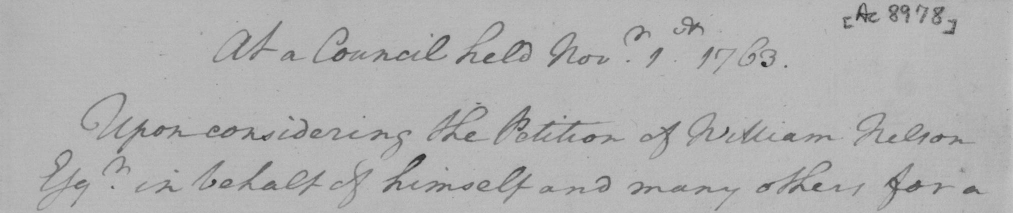
#> input picture image/H01.bmp, 2025 x 426 px (shown at 1/2 size)
$ python test_advanced_binarization.py -i ../image/H01.bmp
#> lines starting #> are read from the running program, lines starting #| are printed output that depends on the picture; after the words box and inside, x2 and y2 are one past the last pixel; in counts of white or black regions, pixels touching at a corner belong together
"""
ADVANCED Document Image Binarization - Phương pháp tốt nhất từ nghiên cứu
Sử dụng Sauvola, Niblack và các thuật toán chuyên dụng cho tài liệu cổ
"""

import cv2
import numpy as np
import os
import sys
from skimage import filters, exposure, restoration
from skimage.filters import threshold_sauvola, threshold_niblack, threshold_local
from skimage.morphology import disk, square, dilation, erosion, opening, closing
from skimage.util import img_as_ubyte, img_as_float
from scipy import ndimage

# Add Backend to path
sys.path.insert(0, os.path.dirname(os.path.abspath(__file__)))


def test_advanced_binarization(image_path, output_dir="test_output"):
    """
    Test các phương pháp binarization chuyên dụng cho tài liệu cổ/chữ viết tay
    """
#> called with image_path = '../image/H01.bmp', output_dir = 'test_output'
    os.makedirs(output_dir, exist_ok=True)

    print(f"\n{'='*70}")
    print(f"ADVANCED DOCUMENT BINARIZATION TEST")
    print(f"Image: {image_path}")
    print(f"{'='*70}")

    # Đọc ảnh
    image = cv2.imread(image_path)
#> image is the input picture: shape (426, 2025, 3); min 30, max 200, mean 177.3
    if image is None:
        print(f"ERROR: Cannot read image {image_path}")
        return

    print(f"Image shape: {image.shape}")
#| Image shape: (426, 2025, 3)

    # Chuyển grayscale
    if len(image.shape) == 3:
        gray = cv2.cvtColor(image, cv2.COLOR_BGR2GRAY)
    else:
        gray = image.copy()

    cv2.imwrite(f"{output_dir}/00_original.png", gray)
    print(f"✓ Saved: 00_original.png")

    results = {}

    # ========== TEST CÁC PHƯƠNG PHÁP TIÊN TIẾN ==========

    print("\n" + "="*50)
    print("PHƯƠNG PHÁP 1: Sauvola (Tốt nhất cho tài liệu)")
    print("="*50)
    result1 = method_sauvola_advanced(gray.copy())
    cv2.imwrite(f"{output_dir}/01_sauvola.png", result1)
    results['Sauvola'] = result1
    print(f"✓ Saved: 01_sauvola.png")

    print("\n" + "="*50)
    print("PHƯƠNG PHÁP 2: Niblack (Tốt cho chữ viết tay)")
    print("="*50)
    result2 = method_niblack_advanced(gray.copy())
    cv2.imwrite(f"{output_dir}/02_niblack.png", result2)
    results['Niblack'] = result2
    print(f"✓ Saved: 02_niblack.png")

    print("\n" + "="*50)
    print("PHƯƠNG PHÁP 3: Local Mean (Đơn giản, hiệu quả)")
    print("="*50)
    result3 = method_local_mean(gray.copy())
    cv2.imwrite(f"{output_dir}/03_local_mean.png", result3)
    results['LocalMean'] = result3
    print(f"✓ Saved: 03_local_mean.png")

    print("\n" + "="*50)
    print("PHƯƠNG PHÁP 4: Wolf (Biến thể của Sauvola)")
    print("="*50)
    result4 = method_wolf(gray.copy())
    cv2.imwrite(f"{output_dir}/04_wolf.png", result4)
    results['Wolf'] = result4
    print(f"✓ Saved: 04_wolf.png")

    print("\n" + "="*50)
    print("PHƯƠNG PHÁP 5: Contrast Stretch + Sauvola")
    print("="*50)
    result5 = method_contrast_sauvola(gray.copy())
    cv2.imwrite(f"{output_dir}/05_contrast_sauvola.png", result5)
    results['ContrastSauvola'] = result5
    print(f"✓ Saved: 05_contrast_sauvola.png")

    print("\n" + "="*50)
    print("PHƯƠNG PHÁP 6: CLAHE + Niblack")
    print("="*50)
    result6 = method_clahe_niblack(gray.copy())
    cv2.imwrite(f"{output_dir}/06_clahe_niblack.png", result6)
    results['CLAHENiblack'] = result6
    print(f"✓ Saved: 06_clahe_niblack.png")

    print("\n" + "="*50)
    print("PHƯƠNG PHÁP 7: Background Estimation + Binarization")
    print("="*50)
    result7 = method_background_estimation(gray.copy())
    cv2.imwrite(f"{output_dir}/07_background_est.png", result7)
    results['BackgroundEst'] = result7
    print(f"✓ Saved: 07_background_est.png")

    print("\n" + "="*50)
    print("PHƯƠNG PHÁP 8: Multi-scale Sauvola (DIBCO style)")
    print("="*50)
    result8 = method_multiscale_sauvola(gray.copy())
    cv2.imwrite(f"{output_dir}/08_multiscale_sauvola.png", result8)
    results['MultiSauvola'] = result8
    print(f"✓ Saved: 08_multiscale_sauvola.png")

    print("\n" + "="*50)
    print("PHƯƠNG PHÁP 9: Gaussian + Local Otsu")
    print("="*50)
    result9 = method_gaussian_local_otsu(gray.copy())
    cv2.imwrite(f"{output_dir}/09_gaussian_local_otsu.png", result9)
    results['GaussianOtsu'] = result9
    print(f"✓ Saved: 09_gaussian_local_otsu.png")

    print("\n" + "="*50)
    print("PHƯƠNG PHÁP 10: BEST - Combination (Tối ưu nhất)")
    print("="*50)
    result10 = method_best_combination(gray.copy())
    cv2.imwrite(f"{output_dir}/10_best_combination.png", result10)
    results['BEST'] = result10
    print(f"✓ Saved: 10_best_combination.png")

    # Tạo comparison image
    create_comparison_grid(gray, results, f"{output_dir}/comparison_advanced.png")

    print(f"\n{'='*70}")
    print(f"DONE! Results saved in: {output_dir}/")
    print(f"{'='*70}")
    print("\n📌 KHUYẾN NGHỊ:")
    print("   - Sauvola: Tốt nhất cho tài liệu có nền không đều")
    print("   - Niblack: Tốt cho chữ viết tay đậm")
    print("   - BEST Combination: Kết hợp tốt nhất cho hầu hết trường hợp")


# ============== CÁC PHƯƠNG PHÁP BINARIZATION TIÊN TIẾN ==============

def method_sauvola_advanced(gray, window_size=25, k=0.2):
    """
    Sauvola binarization - Tốt nhất cho tài liệu
    Paper: Sauvola, J., & Pietikäinen, M. (2000)
    """
#> called with window_size = 25, k = 0.2
    print("  → Áp dụng Gaussian blur nhẹ")
    # Denoise nhẹ
    denoised = cv2.GaussianBlur(gray, (3, 3), 0)

    print(f"  → Sauvola threshold (window={window_size}, k={k})")
    # Sauvola threshold
    thresh_sauvola = threshold_sauvola(denoised, window_size=window_size, k=k)
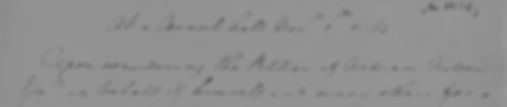
#> thresh_sauvola: shape (426, 2025) float64 (shown at 1/4 size); min 101, max 151.1, mean 144
    binary = (denoised > thresh_sauvola).astype(np.uint8) * 255
#> binary: shape (426, 2025); 95.8% white; 237 black regions (74 under 20 px), largest, box (x1, y1, x2, y2) and area: (765, 307, 853, 385) 957, (234, 238, 345, 307) 865, (987, 211, 1062, 290) 823

    print("  → Post-processing: Closing + Opening")
    # Post-processing
    kernel = cv2.getStructuringElement(cv2.MORPH_ELLIPSE, (2, 2))
    binary = cv2.morphologyEx(binary, cv2.MORPH_CLOSE, kernel)
#> binary: shape (426, 2025); 95.9% white; 239 black regions (63 under 20 px), largest, box (x1, y1, x2, y2) and area: (766, 308, 854, 386) 952, (235, 239, 346, 308) 871, (988, 212, 1063, 290) 820
    binary = cv2.morphologyEx(binary, cv2.MORPH_OPEN, kernel)
#> binary: shape (426, 2025); 95.9% white; 235 black regions (64 under 20 px), largest, box (x1, y1, x2, y2) and area: (767, 309, 854, 387) 951, (236, 240, 346, 309) 875, (989, 213, 1064, 291) 816

    return binary


def method_niblack_advanced(gray, window_size=25, k=0.2):
    """
    Niblack binarization - Tốt cho chữ viết tay
    Paper: Niblack, W. (1986)
    """
#> called with window_size = 25, k = 0.2
    print("  → Normalize + Bilateral filter")
    # Normalize
    normalized = cv2.normalize(gray, None, 0, 255, cv2.NORM_MINMAX)
    # Bilateral filter để giữ cạnh
    filtered = cv2.bilateralFilter(normalized, 7, 50, 50)

    print(f"  → Niblack threshold (window={window_size}, k={k})")
    # Niblack threshold (k âm để lấy text tối trên nền sáng)
    thresh_niblack = threshold_niblack(filtered, window_size=window_size, k=k)
    binary = (filtered > thresh_niblack).astype(np.uint8) * 255
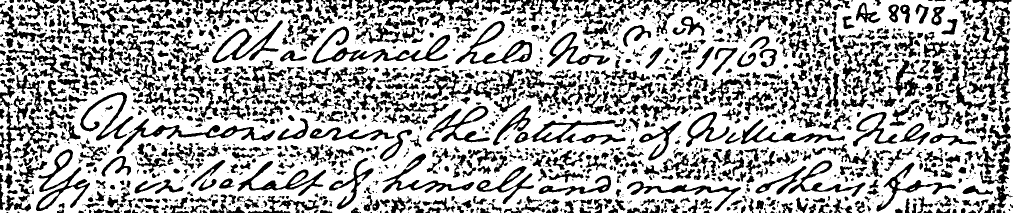
#> binary: shape (426, 2025) (shown at 1/2 size); 68.1% white; 2106 black regions (914 under 20 px), largest, box (x1, y1, x2, y2) and area: (0, 150, 99, 342) 4295, (624, 53, 900, 127) 3850, (233, 237, 551, 308) 3311

    print("  → Post-processing")
    kernel = cv2.getStructuringElement(cv2.MORPH_ELLIPSE, (2, 2))
    binary = cv2.morphologyEx(binary, cv2.MORPH_CLOSE, kernel)
#> binary: shape (426, 2025); 68.6% white; 1923 black regions (597 under 20 px), largest, box (x1, y1, x2, y2) and area: (625, 54, 901, 128) 3873, (234, 238, 551, 309) 3317, (0, 161, 100, 343) 3069

    return binary


def method_local_mean(gray, block_size=35, offset=10):
    """
    Local mean thresholding - Đơn giản và hiệu quả
    """
#> called with block_size = 35, offset = 10
    print(f"  → Local mean threshold (block={block_size}, offset={offset})")

    # Gaussian blur nhẹ
    blurred = cv2.GaussianBlur(gray, (3, 3), 0)

    # Local threshold với mean
    thresh_local = threshold_local(blurred, block_size=block_size, method='mean', offset=offset)
    binary = (blurred > thresh_local).astype(np.uint8) * 255
#> binary: shape (426, 2025); 92.8% white; 179 black regions (97 under 20 px), largest, box (x1, y1, x2, y2) and area: (624, 53, 901, 127) 3677, (233, 237, 550, 308) 3290, (910, 42, 1065, 129) 2746

    print("  → Post-processing")
    kernel = cv2.getStructuringElement(cv2.MORPH_ELLIPSE, (2, 2))
    binary = cv2.morphologyEx(binary, cv2.MORPH_CLOSE, kernel)
#> binary: shape (426, 2025); 92.8% white; 155 black regions (73 under 20 px), largest, box (x1, y1, x2, y2) and area: (625, 54, 902, 128) 3700, (234, 238, 551, 309) 3280, (911, 43, 1066, 130) 2761

    return binary


def method_wolf(gray, window_size=25, k=0.5):
    """
    Wolf binarization - Biến thể cải tiến của Sauvola
    Paper: Wolf, C., Jolion, J. M., & Chassaing, F. (2002)
    """
#> called with window_size = 25, k = 0.5
    print("  → Tính local mean và standard deviation")

    # Tính local statistics
    kernel_size = window_size
    mean = cv2.blur(gray.astype(np.float64), (kernel_size, kernel_size))
    sqr_mean = cv2.blur(gray.astype(np.float64)**2, (kernel_size, kernel_size))
    std = np.sqrt(sqr_mean - mean**2)
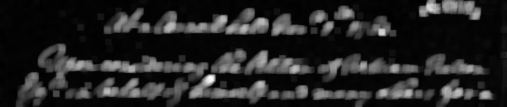
#> std: shape (426, 2025) float64 (shown at 1/4 size); min 1.53, max 54.31, mean 9; drawn with min black and max white

    # Wolf formula
    R = np.max(std)
#> R = 54.31
    M = np.min(gray)
#> M = 30

    print(f"  → Wolf threshold (k={k}, R={R:.2f}, M={M})")
#|   → Wolf threshold (k=0.5, R=54.31, M=30)
    threshold = mean - k * (1 - std/R) * (mean - M)
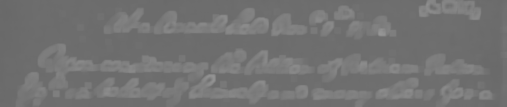
#> threshold: shape (426, 2025) float64 (shown at 1/4 size); min 104.8, max 151.9, mean 115.1

    binary = (gray > threshold).astype(np.uint8) * 255
#> binary: shape (426, 2025); 96.7% white; 395 black regions (246 under 20 px), largest, box (x1, y1, x2, y2) and area: (765, 307, 853, 385) 978, (988, 211, 1062, 289) 762, (260, 238, 346, 277) 707

    print("  → Post-processing")
    kernel = cv2.getStructuringElement(cv2.MORPH_ELLIPSE, (2, 2))
    binary = cv2.morphologyEx(binary, cv2.MORPH_CLOSE, kernel)
#> binary: shape (426, 2025); 96.8% white; 284 black regions (130 under 20 px), largest, box (x1, y1, x2, y2) and area: (766, 308, 854, 386) 980, (261, 239, 346, 278) 711, (1002, 81, 1065, 127) 663

    return binary


def method_contrast_sauvola(gray):
    """
    Contrast enhancement + Sauvola
    """
    print("  → Contrast stretching")
    # Contrast stretching
    p2, p98 = np.percentile(gray, (2, 98))
#> p2 = 114; p98 = 188
    stretched = exposure.rescale_intensity(gray, in_range=(p2, p98))
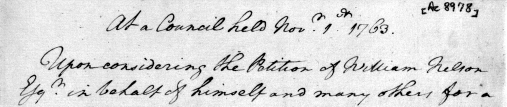
#> stretched: shape (426, 2025) (shown at 1/4 size); min 0, max 255, mean 218.5
    stretched = img_as_ubyte(stretched)

    print("  → CLAHE enhancement")
    # CLAHE
    clahe = cv2.createCLAHE(clipLimit=2.0, tileGridSize=(8, 8))
    enhanced = clahe.apply(stretched)

    print("  → Sauvola threshold")
    # Sauvola
    thresh_sauvola = threshold_sauvola(enhanced, window_size=25, k=0.15)
    binary = (enhanced > thresh_sauvola).astype(np.uint8) * 255
#> binary: shape (426, 2025); 91.3% white; 2361 black regions (2266 under 20 px), largest, box (x1, y1, x2, y2) and area: (160, 184, 551, 308) 5700, (624, 53, 901, 128) 4034, (1029, 240, 1251, 290) 3061

    print("  → Post-processing")
    kernel = cv2.getStructuringElement(cv2.MORPH_ELLIPSE, (2, 2))
    binary = cv2.morphologyEx(binary, cv2.MORPH_CLOSE, kernel)
#> binary: shape (426, 2025); 91.7% white; 412 black regions (323 under 20 px), largest, box (x1, y1, x2, y2) and area: (161, 185, 552, 309) 5718, (625, 54, 902, 128) 4048, (1030, 241, 1251, 291) 3069

    return binary


def method_clahe_niblack(gray):
    """
    CLAHE + Niblack combination
    """
    print("  → CLAHE enhancement")
    clahe = cv2.createCLAHE(clipLimit=3.0, tileGridSize=(8, 8))
    enhanced = clahe.apply(gray)

    print("  → Gaussian blur")
    blurred = cv2.GaussianBlur(enhanced, (3, 3), 0)

    print("  → Niblack threshold")
    thresh_niblack = threshold_niblack(blurred, window_size=21, k=0.1)
    binary = (blurred > thresh_niblack).astype(np.uint8) * 255
#> binary: shape (426, 2025); 60.4% white; 3964 black regions (2566 under 20 px), largest, box (x1, y1, x2, y2) and area: (160, 184, 552, 309) 6289, (1884, 42, 2023, 200) 4903, (0, 148, 118, 288) 4851

    print("  → Post-processing")
    kernel = cv2.getStructuringElement(cv2.MORPH_ELLIPSE, (2, 2))
    binary = cv2.morphologyEx(binary, cv2.MORPH_CLOSE, kernel)
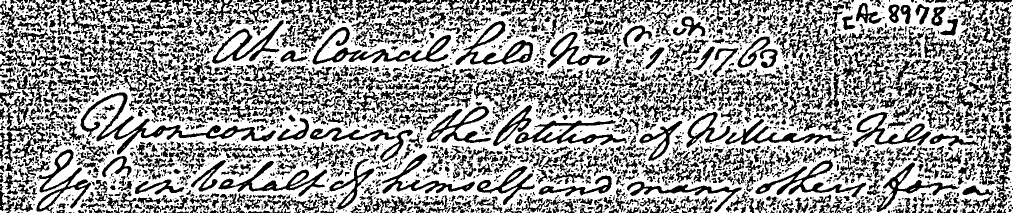
#> binary: shape (426, 2025) (shown at 1/2 size); 61.7% white; 4010 black regions (2142 under 20 px), largest, box (x1, y1, x2, y2) and area: (161, 185, 552, 309) 6290, (625, 54, 902, 129) 4327, (1030, 240, 1254, 291) 3472

    return binary


def method_background_estimation(gray):
    """
    Background estimation + Binarization
    Ước lượng background rồi trừ đi
    """
    print("  → Ước lượng background bằng morphological opening")

    # Ước lượng background bằng morphological opening với kernel lớn
    kernel_bg = cv2.getStructuringElement(cv2.MORPH_ELLIPSE, (51, 51))
    background = cv2.morphologyEx(gray, cv2.MORPH_OPEN, kernel_bg)

    print("  → Trừ background khỏi ảnh gốc")
    # Trừ background
    diff = cv2.absdiff(gray, background)

    # Normalize
    normalized = cv2.normalize(diff, None, 0, 255, cv2.NORM_MINMAX)

    print("  → Otsu threshold")
    # Otsu threshold
    _, binary = cv2.threshold(normalized, 0, 255, cv2.THRESH_BINARY_INV + cv2.THRESH_OTSU)
#> binary: shape (426, 2025); 86.6% white; 348 black regions (161 under 20 px), largest, box (x1, y1, x2, y2) and area: (704, 236, 913, 380) 10906, (1688, 0, 1910, 65) 7234, (895, 207, 1014, 286) 4508

    print("  → Post-processing")
    kernel = cv2.getStructuringElement(cv2.MORPH_ELLIPSE, (2, 2))
    binary = cv2.morphologyEx(binary, cv2.MORPH_CLOSE, kernel)
#> binary: shape (426, 2025); 86.7% white; 260 black regions (67 under 20 px), largest, box (x1, y1, x2, y2) and area: (705, 237, 914, 380) 10884, (1690, 0, 1889, 53) 6124, (896, 208, 1014, 287) 4519
    binary = cv2.morphologyEx(binary, cv2.MORPH_OPEN, kernel)
#> binary: shape (426, 2025); 86.7% white; 252 black regions (69 under 20 px), largest, box (x1, y1, x2, y2) and area: (706, 238, 914, 380) 10868, (1691, 0, 1889, 53) 6444, (897, 209, 1015, 287) 4526

    # Invert nếu cần (text đen trên nền trắng)
    binary = cv2.bitwise_not(binary)

    return binary


def method_multiscale_sauvola(gray):
    """
    Multi-scale Sauvola - DIBCO style
    Kết hợp nhiều window size
    """
    print("  → Gaussian blur preprocessing")
    blurred = cv2.GaussianBlur(gray, (3, 3), 0)

    results = []
    window_sizes = [11, 21, 31, 51]

    print(f"  → Multi-scale Sauvola với windows: {window_sizes}")
    for ws in window_sizes:
        thresh = threshold_sauvola(blurred, window_size=ws, k=0.2)
        binary = (blurred > thresh).astype(np.float32)
        results.append(binary)
#> after the loop, results = 4 items

    print("  → Kết hợp bằng voting (majority voting)")
    # Kết hợp bằng voting
    combined = np.mean(results, axis=0)
    binary = (combined > 0.5).astype(np.uint8) * 255
#> binary: shape (426, 2025); 95.6% white; 232 black regions (76 under 20 px), largest, box (x1, y1, x2, y2) and area: (765, 307, 853, 385) 1003, (234, 238, 346, 307) 926, (987, 211, 1062, 290) 903

    print("  → Post-processing")
    kernel = cv2.getStructuringElement(cv2.MORPH_ELLIPSE, (2, 2))
    binary = cv2.morphologyEx(binary, cv2.MORPH_CLOSE, kernel)
#> binary: shape (426, 2025); 95.6% white; 221 black regions (51 under 20 px), largest, box (x1, y1, x2, y2) and area: (766, 308, 854, 386) 998, (235, 239, 347, 308) 938, (988, 212, 1063, 291) 893

    return binary


def method_gaussian_local_otsu(gray):
    """
    Gaussian filter + Local Otsu
    """
    print("  → Gaussian filter")
    blurred = cv2.GaussianBlur(gray, (5, 5), 1.5)

    print("  → Local Otsu threshold")
    # Local thresholding với Gaussian method
    thresh_local = threshold_local(blurred, block_size=35, method='gaussian', offset=5)
    binary = (blurred > thresh_local).astype(np.uint8) * 255
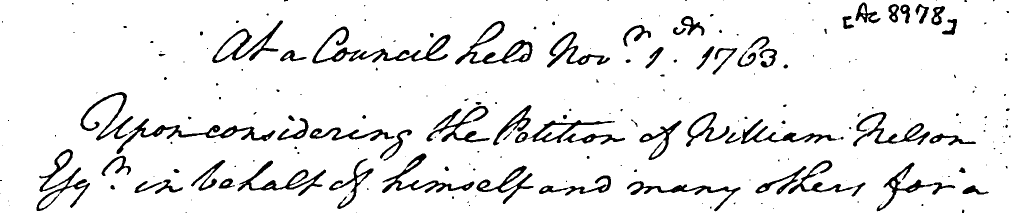
#> binary: shape (426, 2025) (shown at 1/2 size); 92.4% white; 233 black regions (135 under 20 px)

    print("  → Post-processing")
    kernel = cv2.getStructuringElement(cv2.MORPH_ELLIPSE, (2, 2))
    binary = cv2.morphologyEx(binary, cv2.MORPH_CLOSE, kernel)

    return binary


def method_best_combination(gray):
    """
    BEST - Kết hợp các phương pháp tốt nhất
    Pipeline tối ưu cho tài liệu cổ/chữ viết tay
    """
    print("  [STEP 1] Normalize + Denoise")
    # 1. Normalize
    normalized = cv2.normalize(gray, None, 0, 255, cv2.NORM_MINMAX)

    # 2. Bilateral filter - giữ cạnh, mịn vùng đồng nhất
    denoised = cv2.bilateralFilter(normalized, 9, 75, 75)

    print("  [STEP 2] Background estimation")
    # 3. Background estimation
    kernel_bg = cv2.getStructuringElement(cv2.MORPH_ELLIPSE, (31, 31))
    background = cv2.morphologyEx(denoised, cv2.MORPH_OPEN, kernel_bg)

    # 4. Subtract background
    diff = cv2.absdiff(denoised, background)
    diff = cv2.normalize(diff, None, 0, 255, cv2.NORM_MINMAX)

    print("  [STEP 3] Contrast enhancement (CLAHE)")
    # 5. CLAHE để tăng contrast
    clahe = cv2.createCLAHE(clipLimit=2.5, tileGridSize=(8, 8))
    enhanced = clahe.apply(diff.astype(np.uint8))

    print("  [STEP 4] Sauvola binarization")
    # 6. Sauvola threshold - tốt nhất cho tài liệu
    thresh_sauvola = threshold_sauvola(enhanced, window_size=25, k=0.2)
    binary = (enhanced > thresh_sauvola).astype(np.uint8) * 255

    print("  [STEP 5] Morphological cleanup")
    # 7. Morphological cleanup
    # Closing để nối các nét đứt
    kernel_close = cv2.getStructuringElement(cv2.MORPH_ELLIPSE, (3, 3))
    binary = cv2.morphologyEx(binary, cv2.MORPH_CLOSE, kernel_close)

    # Opening nhẹ để loại nhiễu nhỏ
    kernel_open = cv2.getStructuringElement(cv2.MORPH_ELLIPSE, (2, 2))
    binary = cv2.morphologyEx(binary, cv2.MORPH_OPEN, kernel_open)

    print("  [STEP 6] Remove small noise components")
    # 8. Loại bỏ thành phần nhỏ (noise)
    binary = remove_small_noise(binary, min_size=30)

    print("  [STEP 7] Final closing để đảm bảo chữ liền")
    # 9. Final closing
    kernel_final = cv2.getStructuringElement(cv2.MORPH_ELLIPSE, (2, 2))
    binary = cv2.morphologyEx(binary, cv2.MORPH_CLOSE, kernel_final)

    return binary


def remove_small_noise(binary, min_size=30):
    """Loại bỏ các thành phần nhiễu nhỏ"""
#> called with min_size = 30
    # Tìm contours
    inverted = cv2.bitwise_not(binary)
    contours, _ = cv2.findContours(inverted, cv2.RETR_EXTERNAL, cv2.CHAIN_APPROX_SIMPLE)
#> contours = 1324 contours, 399 with area under 20; largest, box (x1, y1, x2, y2) and area: (50, 174, 992, 426) 67767, (410, 31, 1079, 171) 35595, (1459, 190, 1956, 315) 17822, (375, 295, 765, 426) 17619, (915, 304, 1242, 412) 13638

    # Tạo mask cho các thành phần nhỏ
    mask = np.zeros_like(binary)
    for cnt in contours:
        area = cv2.contourArea(cnt)
        if area < min_size:
            cv2.drawContours(mask, [cnt], -1, 255, -1)
#> this loop made 1324 passes
#> area on passes 15, 20, 22: 21.5, 27.5, 57
#> in method_best_combination, `kernel_final = cv2.getStructuringElement(cv2.MORPH_ELLIPSE, (2, 2))`: kernel_final = [[0, 1], [1, 1]]

    # Loại bỏ các thành phần nhỏ
    result = cv2.bitwise_or(binary, mask)

    return result


def create_comparison_grid(original, results, output_path):
    """Tạo ảnh so sánh dạng lưới"""
#> called with output_path = 'test_output/comparison_advanced.png'
    n = len(results) + 1
#> n = 11
    cols = 4
    rows = (n + cols - 1) // cols
#> rows = 3

    h, w = original.shape[:2]

    # Resize nếu ảnh quá lớn
    max_size = 250
    if max(h, w) > max_size:
        scale = max_size / max(h, w)
        new_w, new_h = int(w * scale), int(h * scale)
        original = cv2.resize(original, (new_w, new_h))
        results = {k: cv2.resize(v, (new_w, new_h)) for k, v in results.items()}
#> results = 10 items
        h, w = new_h, new_w

    # Tạo canvas
    padding = 10
    text_height = 25
    cell_w = w + 2 * padding
    cell_h = h + 2 * padding + text_height

    canvas = np.ones((rows * cell_h, cols * cell_w), dtype=np.uint8) * 255

    # Vẽ original
    all_images = [('Original', original)] + list(results.items())
#> all_images = 11 items

    for i, (label, img) in enumerate(all_images):
        row = i // cols
        col = i % cols

        x = col * cell_w + padding
        y = row * cell_h + padding + text_height

        # Vẽ ảnh
        canvas[y:y+h, x:x+w] = img

        # Vẽ label
        cv2.putText(canvas, label[:15], (x, y - 8),
                    cv2.FONT_HERSHEY_SIMPLEX, 0.45, 0, 1)
#> this loop made 11 passes
#> (label, row, col, x, y) on passes 1 to 8: ('Original', 0, 0, 10, 35), ('Sauvola', 0, 1, 280, 35), ('Niblack', 0, 2, 550, 35), ('LocalMean', 0, 3, 820, 35), ('Wolf', 1, 0, 10, 132), ('ContrastSauvola', 1, 1, 280, 132), ('CLAHENiblack', 1, 2, 550, 132), ('BackgroundEst', 1, 3, 820, 132)

    cv2.imwrite(output_path, canvas)
    print(f"\n✓ Comparison grid saved: {output_path}")


if __name__ == "__main__":
    import argparse

    parser = argparse.ArgumentParser(description='Advanced document binarization test')
    parser.add_argument('--image', '-i', type=str,
                        help='Path to input image',
                        default='../Frontend/public/test/image-1765276809510.png')
    parser.add_argument('--output', '-o', type=str,
                        help='Output directory',
                        default='test_output')

    args = parser.parse_args()

    if not os.path.exists(args.image):
        print(f"Image not found: {args.image}")
        # Thử các đường dẫn khác
        alternatives = [
            'Frontend/public/test/image-1765276809510.png',
            '../Frontend/public/test/image-1765276809510.png',
        ]
        for alt in alternatives:
            if os.path.exists(alt):
                args.image = alt
                break

    test_advanced_binarization(args.image, args.output)
